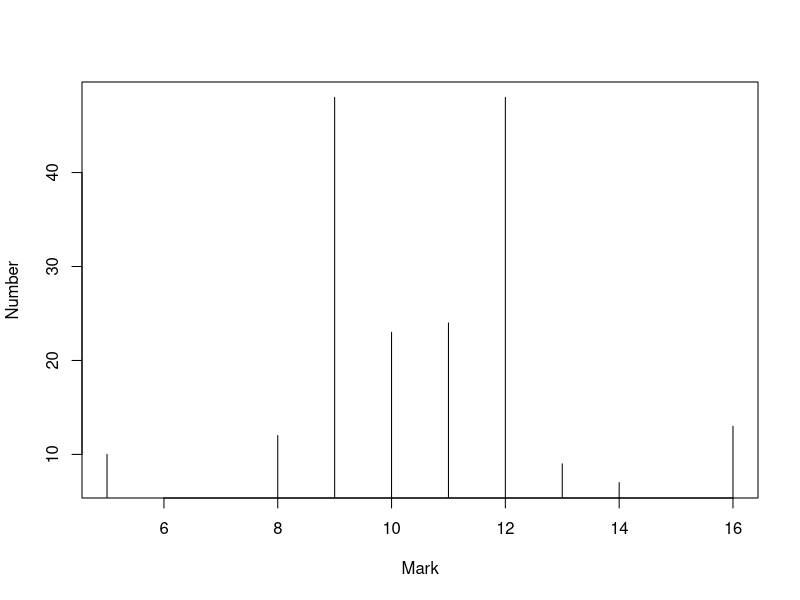

Here is the R script that generated this plot: (Note: this script raises an error after producing the figure.)
Mark = c(5,8,9,10,11,12,13,14,16)
Number = c(10,12,48,23,24,48,9,7,13)

plot(Mark,Number,type="h")
(quantile(Number,seq(0,1,0.25)))
quantile(Number,seq(0,1,0.5))
quantile(Number,seq(0, 1, 0.01))
?which
?name
range(Number)
?quantile


sum(Number)/2
?weightedmedian
help.search("weighted ") 
10+12+48+23
weighted.mean(Mark,Number)
quantile(Mark,seq(0,1,0.25))
range(Mark)
mode(Mark)
ans = 0
i = 0
for(c in Mark){
  for(j in Number){
    if (i <= Number){
    ans = ans + (c-weighted.mean(Mark,Number))^2 
    print(ans)
    i = i+1
    }
    else {i = 0}
  }
}
sum = sum(ans)/(sum(Number)-1)
print(sum)

weighted.mean(Mark,Number)
Mark[which.max(Number)]


?which

ans = 0
i = 0

for(t in Number){
  if(ans<sum(Number)/2) {
    ans = ans + t
    print(ans)
    i = i+1
  }
}
print(i)
Mark[i+1]
Mode = Mark[which.max(Number)]
Mode



Mark = c(5,8,9,10,11,12,13,14,16)
Number = c(10,12,48,23,24,48,9,7,13)
ans = 0
k = 0
for(c in Mark){
  i = 0
  k = k+1
  print(k)
  print('now is the next in mark')
  K = Number[k]
  while(i <= K)
     {  ans = ans + (c-weighted.mean(Mark,Number))^2
         print(ans)
         print(i)
         i = i+1
      }
         
   }
var = sum(ans)/(sum(Number)-1)
print(var)

ans = 0
k = 0
for(c in Mark){
  i = 0
  k = k+1
  print(k)
  print('now is the next in mark')
  K = Number[k]
  while(i <= K)
  {  ans = ans + (c-weighted.mean(Mark,Number))^2
  print(ans)
  print(i)
  i = i+1
  }    
}
sd = sqrt(sum(ans)/(sum(Number)-1))
print(sd)



